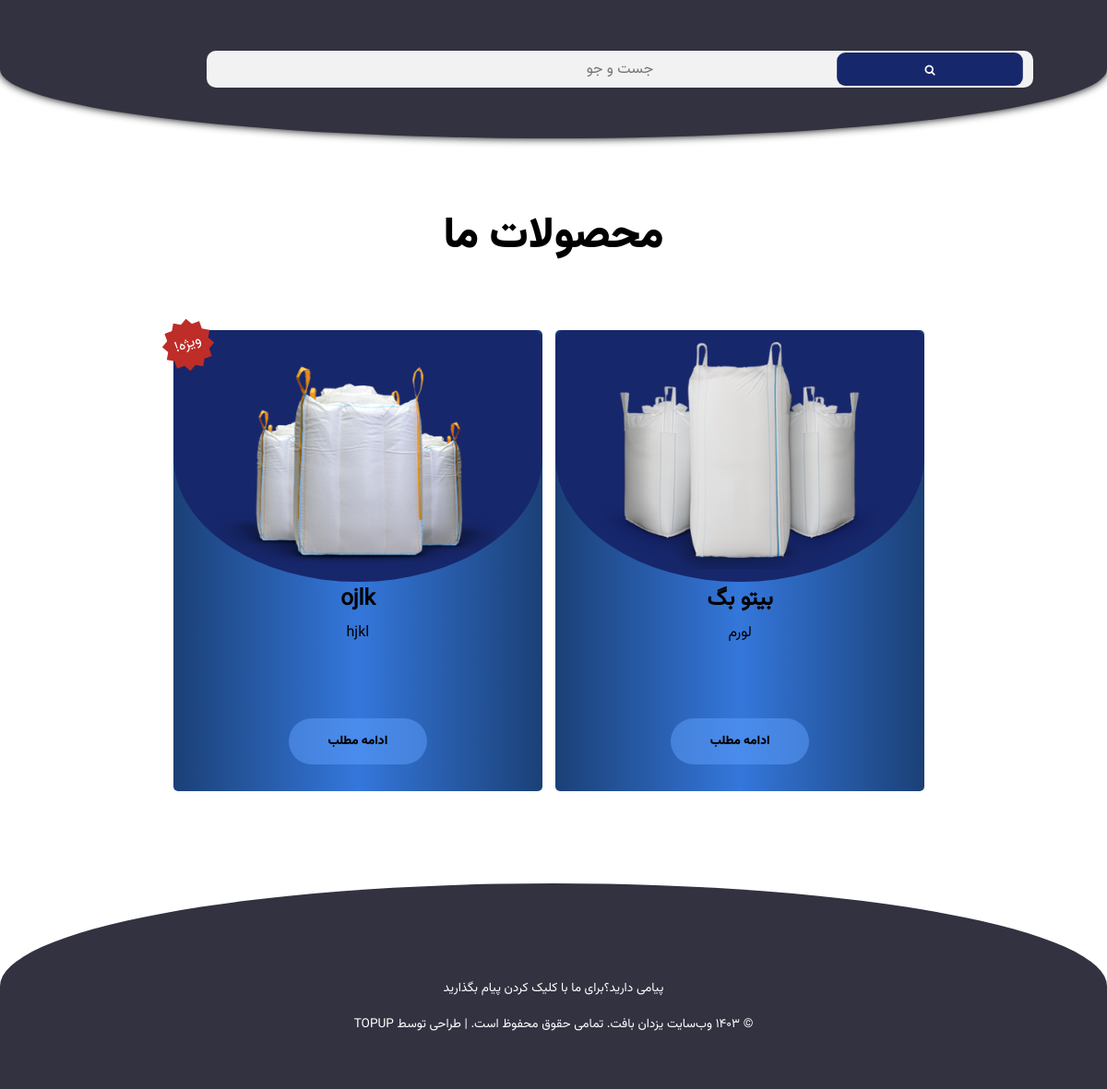
Before: /product/ with the older database file.
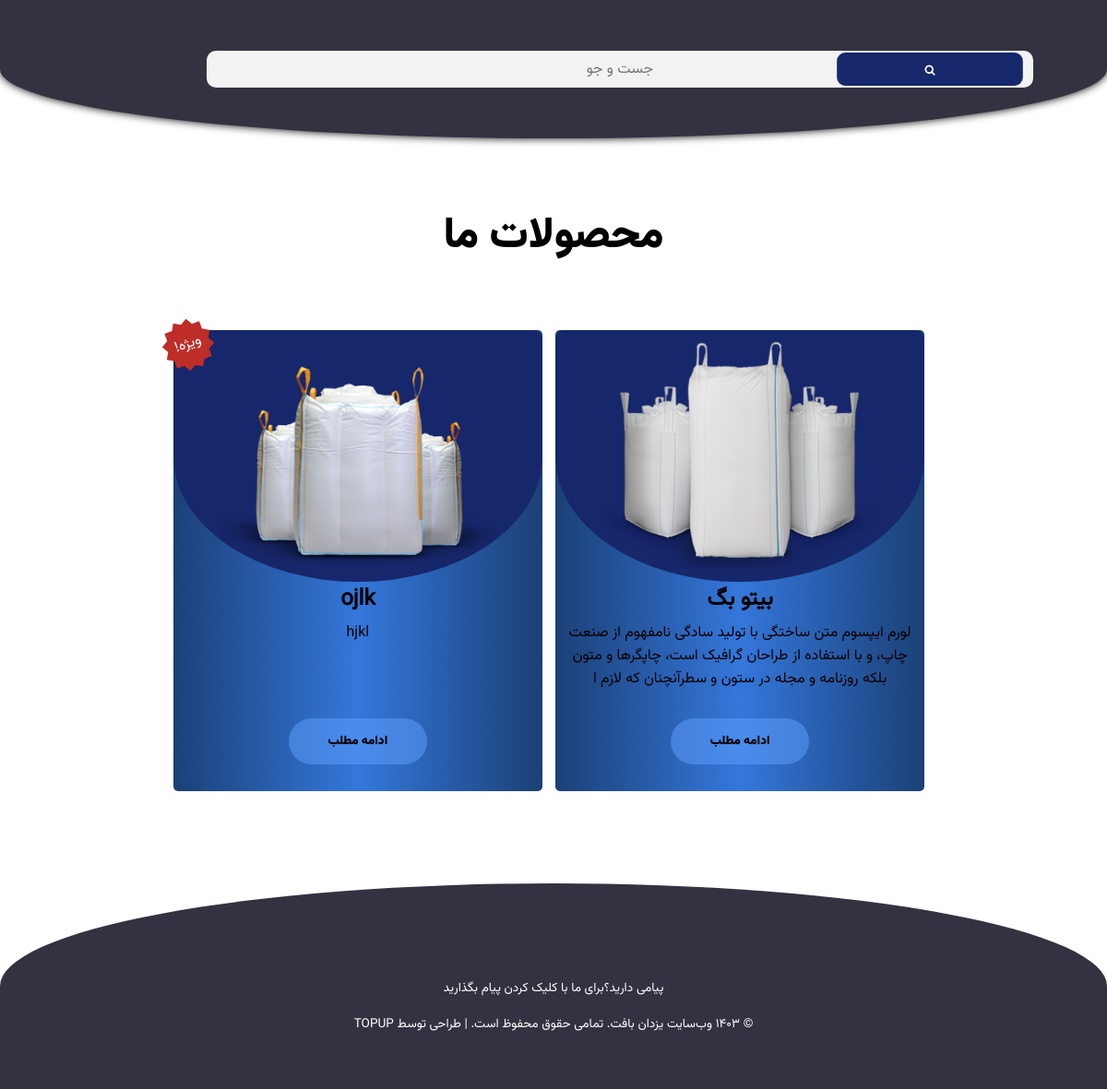
After: the same page with the newer database file.
### products/models.py (models this page shows, shortened)
class Products(models.Model):
    name = models.CharField(max_length=20)
    discription = models.TextField(max_length=158)
    main_title = models.CharField(max_length=100)
    main_discription = models.TextField(max_length=2500)
    title1 = models.CharField(max_length=100, null=True, blank=True)
    discription1 = models.TextField(max_length=2500, null=True, blank=True)
    title2 = models.CharField(max_length=100, null=True, blank=True)
    discription2 = models.TextField(max_length=2500, null=True, blank=True)
    title3 = models.CharField(max_length=100, null=True, blank=True)
    discription3 = models.TextField(max_length=2500, null=True, blank=True)
    title4 = models.CharField(max_length=100, null=True, blank=True)
    discription4 = models.TextField(max_length=2500, null=True, blank=True)
    title5 = models.CharField(max_length=100, null=True, blank=True)
    discription5 = models.TextField(max_length=2500, null=True, blank=True)
    is_special = models.BooleanField(default=False)
    is_main_page = models.BooleanField(default=False)
    picture = models.ImageField(upload_to='static/images/')

### products/views.py (the view)
# urls.py: path('', include('products.urls')),
def products(request):
    product = Products.objects.all()
    return render(request, 'products.html', {'products': product})

### home/templates/products.html (shortened to what this page needs)
{% load static %}
<!DOCTYPE html>
<html>
<head>
    <link rel="stylesheet" href="../static/css/products.css">
    <link rel="stylesheet" href="https://stackpath.bootstrapcdn.com/font-awesome/4.7.0/css/font-awesome.min.css">
</head>
<body>
    <nav class="nav">
        <div class="search-box">
            <form action="/search/" method="POST">
                <label>
                    <input type ="text" name ="search" id ="srch" placeholder="جست و جو">
                </label>
                <button type ="submit"><i class="fa fa-search"></i></button>
            </form>
        </div>
    </nav>
    <section class="row-p">
        <h1 style="font-family: font2;margin-bottom: 50px; font-size: 35pt;">محصولات ما</h1>
        {% for item in products %}
            <article class="col-p">
                {% if item.is_special %}
                    <span class="sale">ویژه!</span>
                {% endif %}
                <figure class="figure">
                    <div class="img">
                        <img src="../../{{ item.picture }}">
                    </div>
                    <h2>{{ item.name }}</h2>
                    <figcaption>{{ item.discription }}</figcaption>
                    <a href="/product/{{ item.id }}"><button class="btn">ادامه مطلب</button></a>
                </figure>
            </article>
        {% endfor %}
    </section>
    <footer class="footer">
        <div class="section-center">
            <div class="social-icons">
        </div>
        <a class="footer-text" href="/contact-us">پیامی دارید؟برای ما با کلیک کردن پیام بگذارید</a>
        <p class="footer-text">&copy; ۱۴۰۳ وب‌سایت یزدان بافت. تمامی حقوق محفوظ است. | طراحی توسط TopUP</p>
        </div>
    </footer>
</body>
</html>

### home/static/css/products.css (style rules this page uses)
* { margin: 0; padding: 0; box-sizing: border-box; transition: all .2s; }
:root { --primaryColor: #a82424; --secondaryColor: #52353d; --mainDark: #52353d; --mainWhite: #fff; --mainGrey: #e5e5e5; --slantedText: "Grand Hotel", cursive; --mainTransition: all 0.3s linear; --letterSpacing: 0.5rem; }
body { height: 100vh; font-family: font1; direction: rtl; }
.nav { border-radius: 0 0 50% 50%; position: fixed; top: 0; left: 0; width:100%; height: 150px; padding-right: 30px; display: flex; justify-content: space-between; align-items: center; z-index: 99; box-shadow: 0 0 10px #000; background: rgb(50, 50, 65); }
.nav .search-box { flex: 1; position: relative; }
.search-box input { width:100%; height: 40px; border: none; outline: none; background:#f2f2f2; border-radius: 10px; font-family: font1; color:black; font-size: 16px; padding-left: 5px; padding-right: 40px; text-align: center; }
.search-box button { cursor: pointer; width:40px; height: 40px; border-radius: 10px; border:none; position: absolute; top:0; right: 0; transform: scale(0.9); background: rgb(23, 39, 107); color: #fff; }
@media screen and (max-width: 1215px) { .search-box { flex: 2; margin-right: auto; } }
@media screen and (max-width: 1215px) { .search-box input { width: 80%; padding-right: 5px; padding-left: 5px; } }
@media screen and (max-width: 1215px) { .search-box button { width: 20%; } }
.row-p { margin-top: 120px; width: 100%; padding: 100px; transition: .5s; text-align: center; }
.row-p .col-p { position: relative; margin-top: 15px; margin-right: 10px; display: inline-block; width: 400px; height: 500px; background: linear-gradient( to left, rgb(27, 64, 118), rgb(52, 119, 219), rgb(27, 64, 118) ); text-align: center; border-radius: 5px; animation: loadtransformws 3s; }
.col-p figure figcaption { padding: 5px; height: 100px; }
.img { overflow: hidden; height: 100%; width: 100%; background-color: rgb(23, 39, 107); border-radius: 10px 10px 50% 50%; }
.col-p img { margin-bottom: 5px; position: relative; border: none; border-radius: 10px; max-width: 300px; max-height: 260px; }
.btn { margin-top: 10px; width: 150px; height: 50px; font-family: font2; border: none; border-radius: 25px; background-color: rgb(96, 160, 255, 0.507); transform: .5s; }
.footer { border-radius: 50% 50% 0 0; background-color: rgb(50, 50, 65); text-align: center; padding: 60px; }
.footer-text { text-transform: uppercase; color: var(--mainWhite); margin-top: 1rem; font-size: 0.85rem; }
.footer a { text-decoration: none; }

Changed rows visible on the page:
changed Products "بیتو بگ": discription "لورم" → "لورم ایپسوم متن ساختگی با تولید سادگی نامفهوم از صنعت چاپ، و با استفاده از طراحان گرافیک است، چاپگرها و متون بلکه روزنامه و مجله در ستون و سطرآنچنان که لازم ا"
